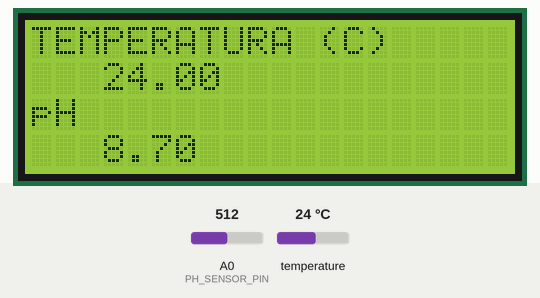
Bench run of a sketch on a simulated Arduino Uno, built with avr-gcc and run on an emulated ATmega328P. Shown: 20×4 character LCD. The test bench sets the inputs (shaded band); at power-on: temperature 24 °C, A0 (PH_SENSOR_PIN) = 512. What the sketch prints to the serial monitor is not drawn.

Above: at 4.7 s.
4.8 s: temperature set to 12 °C
At 6.9 s:
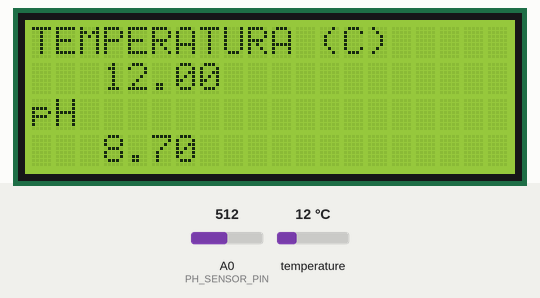
7.2 s: A0 (PH_SENSOR_PIN) set to 716
At 8.3 s:
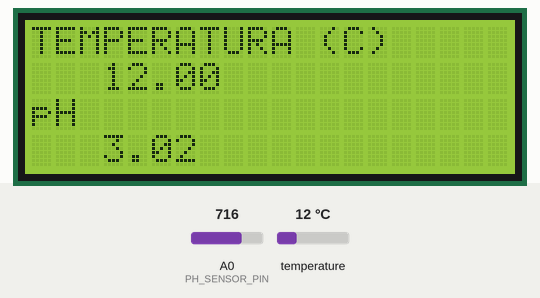
8.9 s: temperature set to 19 °C
10.6 s: A0 (PH_SENSOR_PIN) set to 900
At 11.7 s:
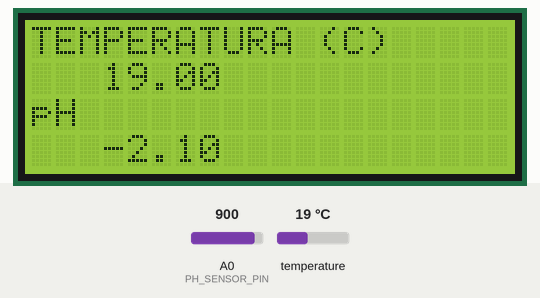
12.2 s: temperature set to 28 °C
At 12.8 s:
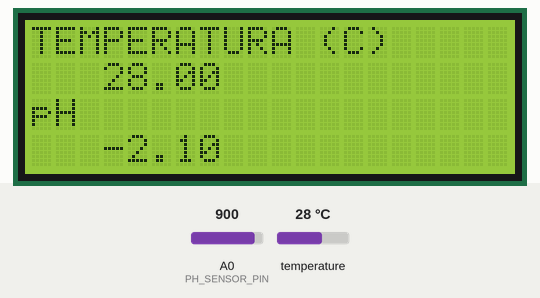
13.9 s: A0 (PH_SENSOR_PIN) set to 1023
At 15.1 s:
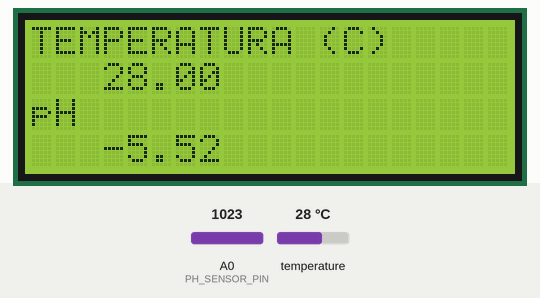
Timing chart, 0 to 16.5 s (numbered marks = the images above; inputs shaded):
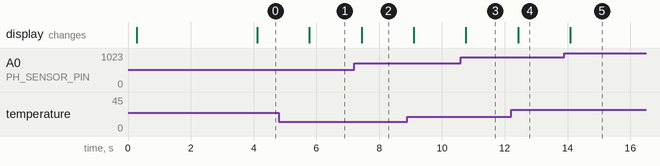

Measured:
- after the input at 4.8 s, the display: changes after 0.98 s (image 1)
- after the input at 7.2 s, the display: changes after 0.24 s (image 2)
- after the input at 10.6 s, the display: changes after 0.16 s (image 3)
- after the input at 12.2 s, the display: changes after 0.23 s (image 4)
- after the input at 13.9 s, the display: changes after 0.19 s (image 5)

The sketch:

Codigo_pH_T_CO2_peristaltico_v1.ino
```cpp
// Bibliotecas requeridas
#include <SparkFun_SCD30_Arduino_Library.h>
#include <DallasTemperature.h>
#include <OneWire.h>
#include <Wire.h>
#include <LiquidCrystal_I2C.h>

// PIN UTILIZADO PARA LA COMUNICACIÓN CON EL DS18B20 (T)
#define ONE_WIRE_BUS 3
OneWire ourWire(ONE_WIRE_BUS);
DallasTemperature sensors(&ourWire);

// Dirección del LCD (0x27 o 0x3F)
LiquidCrystal_I2C lcd(0x27, 20, 4);

// Valores para sensor pH
float calibration_value = 22.14+0.81; // Ajustar según calibración correccion+error de señal
#define PH_SENSOR_PIN A0

//Definimos el nombre del sensor de CO2
SCD30 airSensor;

void setup() {
  Serial.begin(9600);
  Serial.println(F("----------------------------------------------------"));
  Serial.println(F("      SENSOR DE TEMPERATURA y pH CON ARDUINO        "));
  Serial.println(F("         Arduino listo para enviar datos...         "));
  Serial.println(F("----------------------------------------------------"));

  // Iniciar sensores
  sensors.begin();
  Wire.begin();

  // Configurar LCD
  lcd.init();
  lcd.backlight();
  lcd.clear();
  lcd.print(F("   Bioreactor 3D"));
  lcd.setCursor(0, 1);
  lcd.print(F("    k.marxianus   "));
  delay(3000);
}
  //Configuracion de temperatura
  float leerTemperatura() {
  sensors.requestTemperatures();
  return sensors.getTempCByIndex(0);
}
  //Configuracion de pH
  float leerPH() {
  int muestras = 10;
  int buffer_arr[muestras];
  for (int i = 0; i < muestras; i++) {
    buffer_arr[i] = analogRead(PH_SENSOR_PIN);
    delay(30);
  }

  // Calculo del promedio sin ordenar
  unsigned long sum = 0;
  for (int i = 0; i < muestras; i++) {
    sum += buffer_arr[i];
  }
  float avgval = sum / (float)muestras;
  float volt = avgval * 5.0 / 1024;
  return -5.70 * volt + calibration_value;
}

unsigned long lastLcdUpdate = 0;
const unsigned long lcdInterval = 1000; // Actualizar LCD cada 1 segundo

void loop() {
  // Tomar la temperatura y pH sin retrasos excesivos
  sensors.requestTemperatures();
  float t = sensors.getTempCByIndex(0);

  // Leer pH: se reduce el número de muestras para acelerar el proceso
  int muestras = 5;
  unsigned long sum = 0;
  for (int i = 0; i < muestras; i++) {
    sum += analogRead(A0);
    delay(10);  // Menor delay por muestra
  }
  float avgval = sum / (float)muestras;
  float volt = avgval * 5.0 / 1024;
  float ph_act = -5.70 * volt + calibration_value;

  // Enviar datos por Serial inmediatamente
  Serial.print("Temp:");
  Serial.print(t, 2);
  Serial.print(",pH:");
  Serial.println(ph_act, 2);

  // Actualizar LCD solo cada cierto intervalo para no retrasar el envío serial
  if (millis() - lastLcdUpdate >= lcdInterval) {
    lcd.clear();
    lcd.print(F("TEMPERATURA (C)"));
    lcd.setCursor(3, 1);
    lcd.print(t, 2);
    lcd.setCursor(0, 2);
    lcd.print("pH");
    lcd.setCursor(3, 3);
    lcd.print(ph_act, 2);
    lastLcdUpdate = millis();
  }
  // Evitar un delay fijo al final del loop para permitir mayor reactividad
}
```
